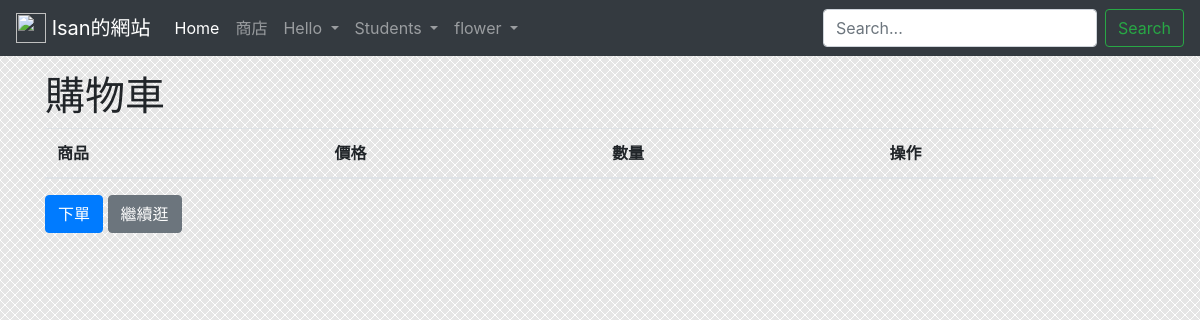
The page /cart/ (signed in) on the database as committed earlier.
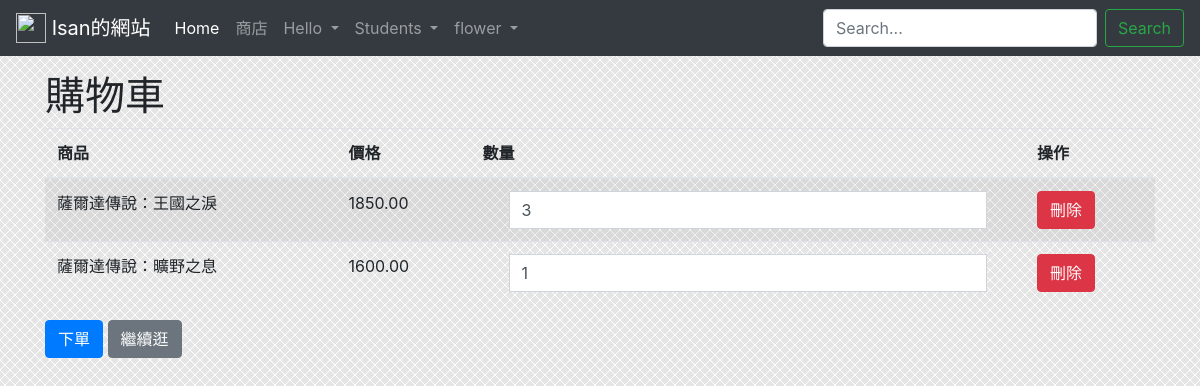
The same page on the database as committed later.
### shop/models.py (models this page shows, shortened)
class CartItem(models.Model):
    user = models.ForeignKey(User, on_delete=models.CASCADE)
    product = models.ForeignKey(Product, on_delete=models.CASCADE)
    quantity = models.PositiveIntegerField(default=1)

class Product(models.Model):
    name = models.CharField(max_length=200,db_index=True,default='any_name')
    price = models.DecimalField(max_digits=10, decimal_places=2)
    description = models.TextField()
    image = models.ImageField(default="", blank=True, upload_to="images")

### shop/views.py (the view)
# urls.py: path('cart/', shviews.cart, name='cart'),
def cart(request):
    cart_items = CartItem.objects.filter(user=request.user)
    context = {'cart_items': cart_items}
    return render(request, 'cart.html', context)

### templates/cart.html (shortened to what this page needs)
{% extends "base.html" %}
{% block content %}
    <h1>購物車</h1>
    <table class="table table-striped">
        <thead>
            <tr>
                <th>商品</th>
                <th>價格</th>
                <th>數量</th>
                <th>操作</th>
            </tr>
        </thead>
        <tbody>
            {% for item in cart_items %}
            <tr>
                <td>{{ item.product.name }}</td>
                <td>{{ item.product.price }}</td>
                <td>
                    <form method="POST" action="{% url 'update_cart' item.id %}">
                        <div class="input-group">
                            <span class="input-group-btn">
                                <button type="submit" class="btn btn-default btn-number" data-type="minus" data-field="quant[{{ item.id }}]">
                                </button>
                            </span>
                            <input type="text" name="quant[{{ item.id }}]" class="form-control input-number" value="{{ item.quantity }}" min="1" max="10">
                            <span class="input-group-btn">
                                <button type="submit" class="btn btn-default btn-number" data-type="plus" data-field="quant[{{ item.id }}]">
                                </button>
                            </span>
                        </div>
                    </form>
                </td>
                <td>
                    <a href="{% url 'remove_from_cart' item.id %}" class="btn btn-danger">刪除</a>
                </td>
            </tr>
            {% endfor %}
        </tbody>
    </table>
    <a href="{% url 'place_order' %}" class="btn btn-primary">下單</a>
    <a href="/products/" class="btn btn-secondary">繼續逛</a>
{% endblock %}

### templates/base.html (shortened to what this page needs)
<!DOCTYPE html>
<html lang="en">
<head>
    <link rel="stylesheet" href="style.css">
    {% load static %}
    <link href = "{% static 'css/style.css' %}" rel="stylesheet" type="text/css"/>
    <link rel="stylesheet" href="https://cdn.jsdelivr.net/npm/bootstrap@4.6.2/dist/css/bootstrap.min.css">
</head>
<body>
    <nav class="navbar navbar-expand-md navbar-dark bg-dark fixed-top" style="background-color: #e3f2fd;">
        <a class="navbar-brand">
            <img src="https://img.onl/UYwet3" width="30" height="30" class="d-inline-block align-top" alt="">
            Isan的網站
        </a>
        <div class="collapse navbar-collapse" id="navbarsExampleDefault">
            <ul class="navbar-nav mr-auto">
                <li class="nav-item active">
                    <a class="nav-link" href="/">Home <span class="sr-only">(current)</span></a>
                </li>
                <li class="nav-item">
                    <a class="nav-link" href="/products">商店</a>
                </li>
                <li class="nav-item dropdown">
                    <a class="nav-link dropdown-toggle" href="/" role="button" data-toggle="dropdown" aria-expanded="false">
                      Hello
                    </a>
                </li>
                <li class="nav-item dropdown">
                    <a class="nav-link dropdown-toggle" href="/" role="button" data-toggle="dropdown" aria-expanded="false">
                      Students
                    </a>
                </li>
                <li class="nav-item dropdown">
                    <a class="nav-link dropdown-toggle" href="/" role="button" data-toggle="dropdown" aria-expanded="false">
                      flower
                    </a>
                </li>
            </ul>
            <form action="/flower/" method="get" class="form-inline mt-2 mt-md-0">
                <input id="q" name="q" value="{{ request.GET.q }}" class="form-control mr-sm-2" type="text" placeholder="Search..." aria-label="Search">
                <button class="btn btn-outline-success my-2 my-sm-0" type="submit">Search</button>
            </form>
        </div>
    </nav>
    <br>
    <br>
    <br>
    <main role="main" class="container">
    <div id="content">
        {% block content %}{% endblock %}
    </div>
    </main>
</body>
</html>

### static/css/style.css (style rules this page uses)
html, body { margin: 0; padding: 0; height: 100%; border: none; }
body { margin-left: 0px; margin-top: 0px; margin-right: 0px; margin-bottom: 0px; background-image: url(images/bg.gif); }
form { margin: 0px; }

Rows that differ between the two databases and show on the page:
added CartItem: product.name "薩爾達傳說：王國之淚", product.price "1850.00", quantity "3"
added CartItem: product.name "薩爾達傳說：曠野之息", product.price "1600.00", quantity "1"
